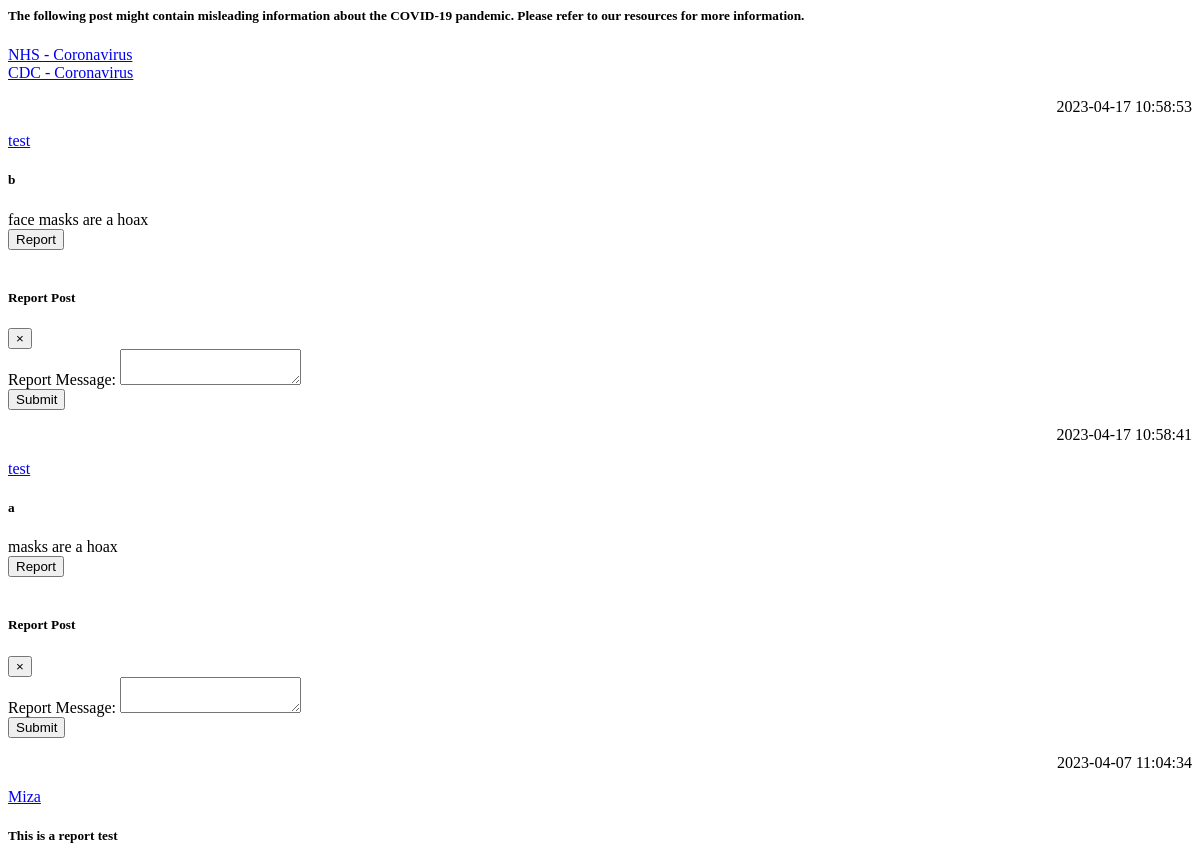
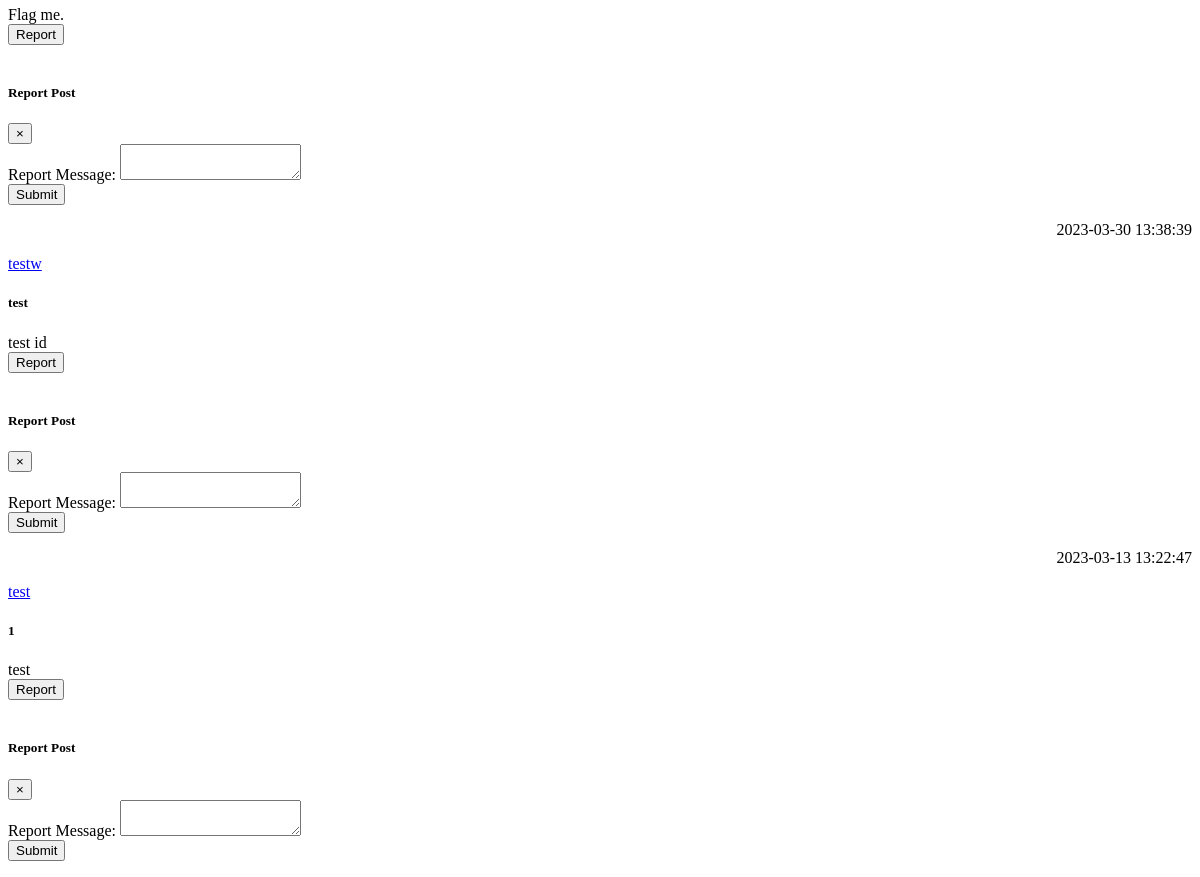
Before: /load_posts with the older database file (2 pictures, top to bottom).
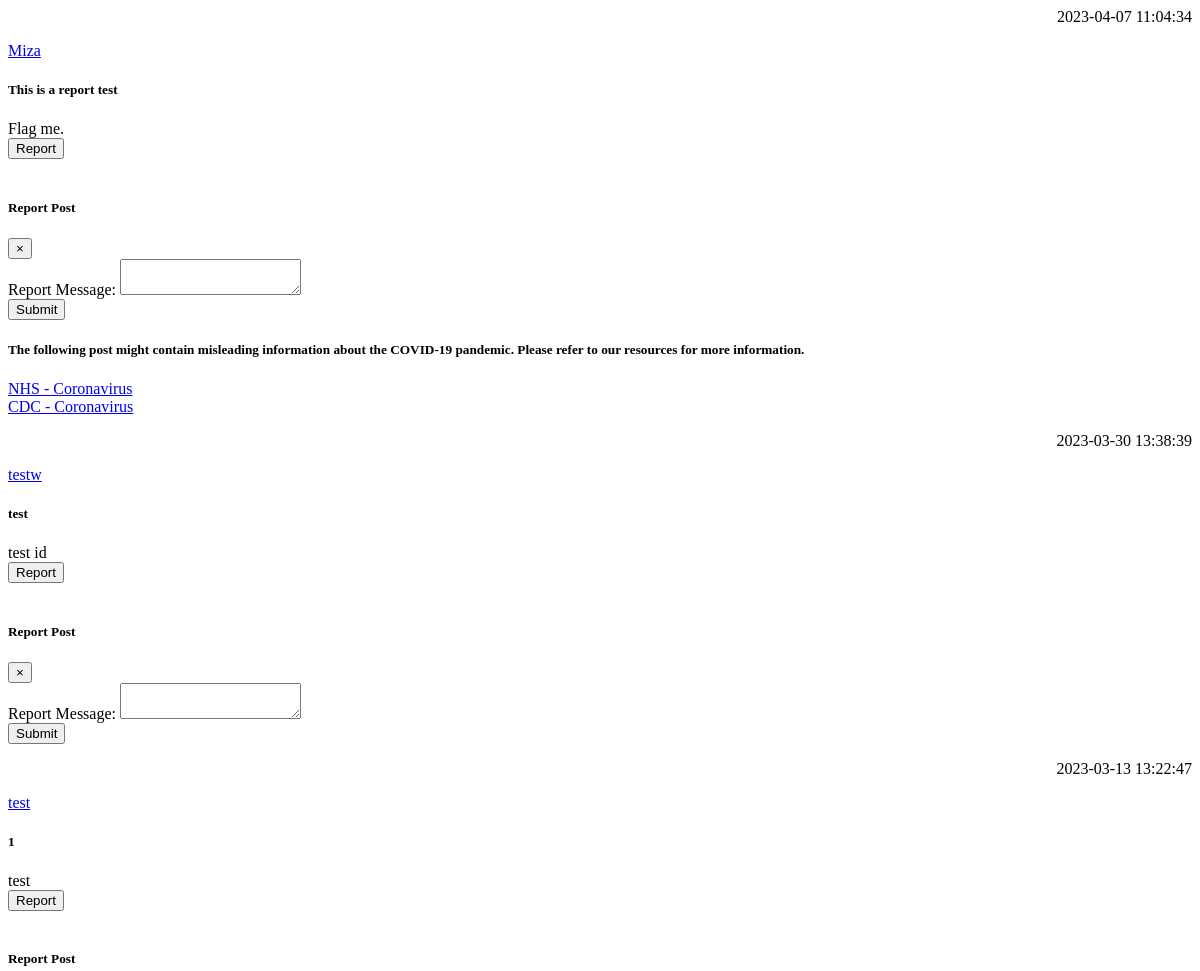
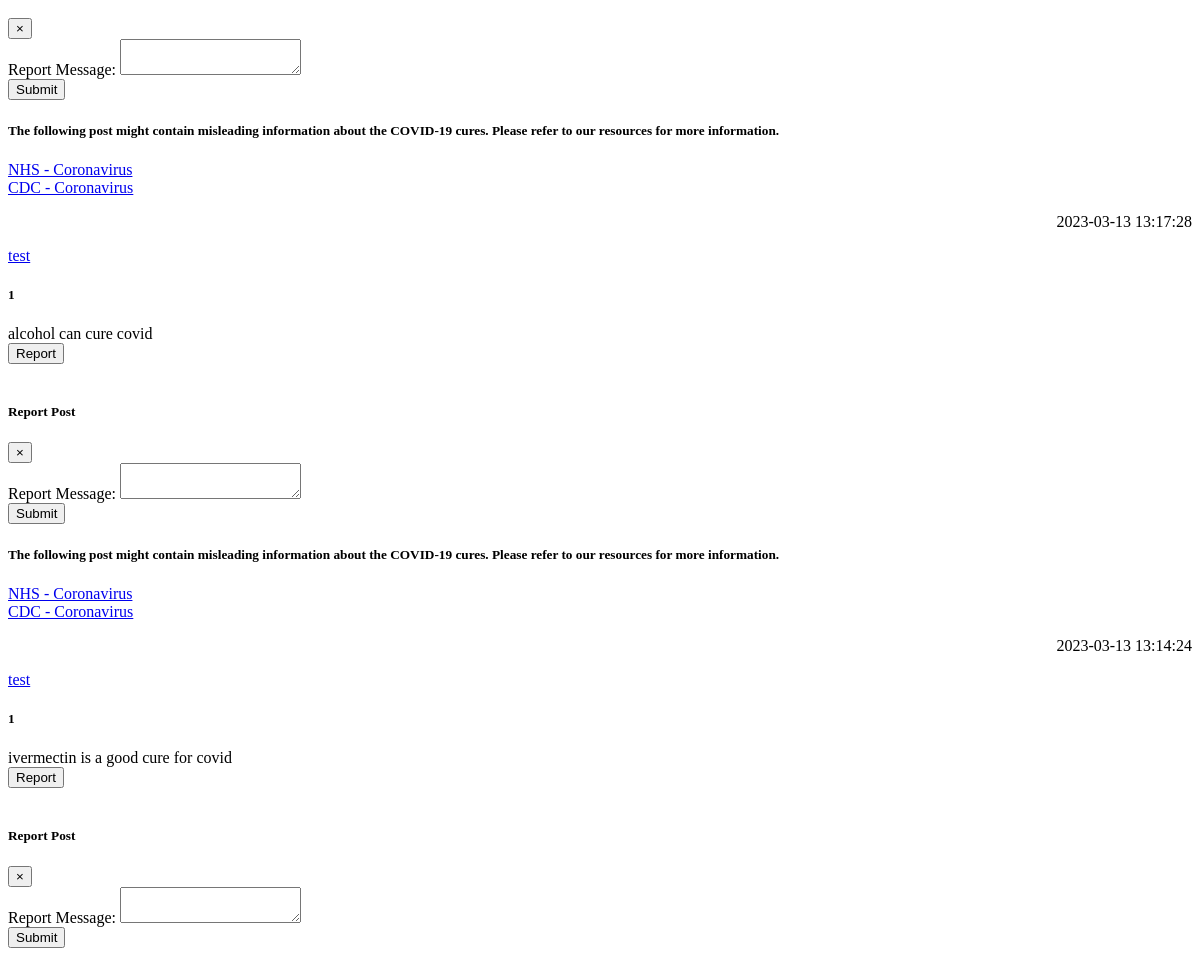
After: the same page with the newer database file (2 pictures, top to bottom).
### tables this page shows
CREATE TABLE posts (
    ID INTEGER PRIMARY KEY AUTOINCREMENT,
    title TEXT NOT NULL,
    content TEXT NOT NULL,
    by_user TEXT NOT NULL,
    created_at timestamp default current_timestamp
, userID integer, flag_covid text, blacklisted text, flag_vaccine text, flag_tests text, flag_cures text, reported int, report_message text);

### app.py (the view)
@app.route("/load_posts")
def load_posts():
   page = request.args.get('page', 0, int)
   if page == 0:
        offset = 0
   else:
        offset = 5 * page
   posts=query_db('SELECT * FROM posts ORDER BY created_at DESC LIMIT 5 OFFSET ?', [offset])
   html = render_template('posts.html', posts = posts)
   return html

### app.py (called while the page is built)
def query_db(query, args=(), one=False):
    con = g._database = sqlite3.connect(DATABASE)
    con.row_factory = sqlite3.Row
    cur = con.execute(query, args)
    rv = cur.fetchall()
    cur.close()
    return (rv[0] if rv else None) if one else rv

### templates/posts.html (shortened to what this page needs)
{% for post in posts %}
<div class="shadow mx-auto posts p-3 mb-5 rounded">
{% if post.flag_covid == "yes" %}
<div class="flagged_post">
  <h5>The following post might contain misleading information about the COVID-19 pandemic. Please refer to our resources for more information.</h5>
  <a href="https://www.nhs.uk/conditions/coronavirus-covid-19/">NHS - Coronavirus </a><br>
  <a href="https://www.cdc.gov/coronavirus/2019-ncov/index.html">CDC - Coronavirus</a>
</div>
{% endif %}
{% if post.flag_cures == "yes" %}
<div class="flagged_post">
  <h5>The following post might contain misleading information about the COVID-19 cures. Please refer to our resources for more information.</h5>
  <a href="https://www.nhs.uk/conditions/coronavirus-covid-19/">NHS - Coronavirus </a><br>
  <a href="https://www.cdc.gov/coronavirus/2019-ncov/index.html">CDC - Coronavirus</a>
</div>
{% endif %}
<p align="right">{{  post.created_at  }}</p>
<a class="post_username" href="{{ url_for('user_profile', username=post.by_user) }}">
  {{ post.by_user }}
</a>
<h5>{{ post.title }}</h5>
{{ post.content }}<br/>
<button type="button" class="report_button" data-toggle="modal" data-target="#reportModal{{ post.ID }}">Report</button>
</div>
<div class="modal fade" id="reportModal{{ post.ID }}" tabindex="-1" role="dialog" aria-labelledby="reportModalLabel{{ post.ID }}">
  <div class="modal-dialog" role="document">
    <div class="modal-content">
      <div class="modal-header">
        <h5 class="modal-title" id="reportModalLabel{{ post.ID }}">Report Post</h5>
        <button type="button" class="close" data-dismiss="modal" aria-label="Close">
          <span aria-hidden="true">&times;</span>
        </button>
      </div>
      <div class="modal-body">
        <form method="post" action="{{ url_for('post_report', post_ID=post.ID) }}">
          <div class="form-group">
            <label for="report_message">Report Message:</label>
            <textarea class="form-control" id="report_message" name="report_message"></textarea>
          </div>
          <button type="submit" class="btn btn-primary">Submit</button>
        </form>
      </div>
    </div>
  </div>
</div>
{% endfor %}

Changed rows visible on the page:
removed posts: flag_covid "NHS - Coronavirus", created_at "2023-04-17 10:58:53", by_user "test", title "b", content "face masks are a hoax"
removed posts: created_at "2023-04-17 10:58:41", by_user "test", title "a", content "masks are a hoax"
changed posts "testw": now shows "The following post might contain misleading information about the COVID-19 pandemic. Please refer to our resources for more information. NHS - Coronavirus CDC - Coronavirus"
now on this page (row unchanged): posts: flag_cures "NHS - Coronavirus", created_at "2023-03-13 13:17:28", by_user "test", title "1", content "alcohol can cure covid"
now on this page (row unchanged): posts: flag_cures "NHS - Coronavirus", created_at "2023-03-13 13:14:24", by_user "test", title "1", content "ivermectin is a good cure for covid"
